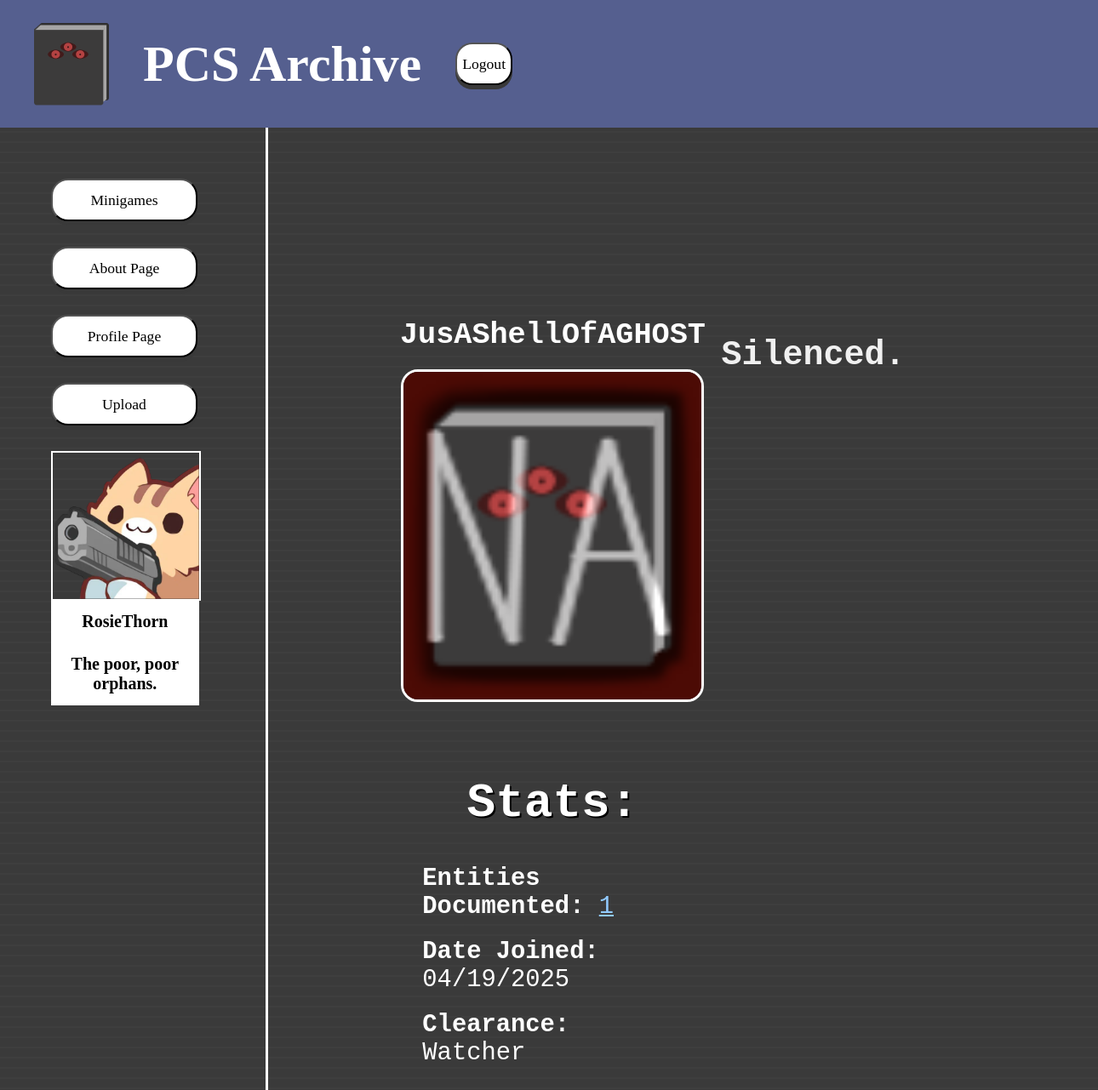
Page /user/5/ (signed in) on the committed database.
### myapp/models.py (models this page shows, shortened)
class User(AbstractBaseUser, PermissionsMixin):
    uid = models.AutoField(primary_key=True)
    username = models.CharField(max_length=50, unique=True)
    email = models.EmailField(unique=True)
    clearance = models.ForeignKey('SecurityClearance', on_delete=models.SET_NULL, null=True)
    quote = models.CharField(max_length=100, default="Silenced.")
    image = models.ImageField(upload_to='userpfp/', default='userpfp/default_image.png')
    exp = models.IntegerField(validators=[MaxValueValidator(100)], default=0)
    date_joined = models.DateTimeField(default=timezone.now)
    entities_documented = models.IntegerField(default=0)
    bio = models.TextField(default="", blank=True)
    is_active = models.BooleanField(default=True)
    is_staff = models.BooleanField(default=False)
    objects = CustomUserManager()
    USERNAME_FIELD = 'username'
    REQUIRED_FIELDS = ['email']

class SecurityClearance(models.Model):
    scid = models.AutoField(primary_key=True)
    level = models.CharField(max_length=50)

### myapp/views.py (the view, shortened to what this page needs)
# urls.py: path('user/<int:uid>/', user_profile, name='user_profile'),
@login_required
def user_profile(request, uid):
    target_user = get_object_or_404(User, uid=uid)
    return render(request, 'profile.html', {'user': target_user})

### myapp/context_processors.py (called while the page is built)
def user_sidebar_info(request):
    uid = request.session.get('user_id')
    if uid:
        try:
            user = User.objects.get(uid=uid)
            return {'user_profile': user}
        except User.DoesNotExist:
            return {}
    return {}

### templates/profile.html (shortened to what this page needs)
{% extends 'base.html' %}
{% block content %}
<!DOCTYPE html>
<html lang="en">
<head>
</head>
<body>
<div class="profile-wrapper">
    <div class="left-panel">
        <h1 style="font-size: 2.2em; margin-bottom: 20px;">{{ user.username }}</h1>
        <img src="{{ user.image.url }}" alt="Profile Picture">
        <h2>Stats:</h2>
        <p>
            <strong>Entities Documented:</strong>
            <a href="{% url 'user_library' user.uid %}" style="color: #91caff;">
              {{ user.entities_documented }}
            </a>
          </p>
        <p><strong>Date Joined:</strong> {{ user.date_joined|date:"m/d/Y" }}</p>
        <p><strong>Clearance:</strong> {{ user.clearance.level }}</p>
    </div>
    <div class="right-panel">
        <blockquote>
            {{ user.quote }}
        </blockquote>
    </div>
</div>
</body>
</html>
{% endblock %}

### templates/base.html (shortened to what this page needs)
{% load static %}
<!DOCTYPE html>
<html>
<head>
</head>
<body>
    <div id="header">
        <div id="symbol">
            <img src="{% static 'static_images/PCSSymbol.png' %}" id="logo">
        </div>
        <a href="{% url 'home' %}" style="text-decoration: none; color: inherit;">
            <h1 style="font-family: 'Jeju'; font-size:60px; color:white;">PCS Archive</h1>
        </a>
        {% if user.is_authenticated %}
            <form method="post" action="{% url 'logout' %}">
                <button class="sidebutton" type="submit">Logout</button>
            </form>
        {% else %}
            <a href="{% url 'login' %}">
                <button class="sidebutton">Logout</button>
            </a>
        {% endif %}
    </div>
    <div id="layout">
        <div id="sidebar">
            <div id="contents">
                <div class="buttonlist">
                    <a href="{% url 'minigames' %}">
                        <button class="sidebutton">Minigames</button>
                    </a>
                    <a href="{% url 'about' %}">
                        <button class="sidebutton">About Page</button>
                    </a>
                    <a href="{% url 'profile' %}">
                        <button class="sidebutton">Profile Page</button>
                    </a>
                    <a href="{% url 'upload' %}">
                        <button class="sidebutton">Upload</button>
                    </a>
                </div>
                {% if request.user.is_authenticated %}
                    <img src="{{ request.user.image.url }}" id="userpfp">
                    <div id="usrinfo">
                        <div id="name">
                            <h1 style="font-family: 'Jeju';font-size: 20px; color:black;">
                                {{ request.user.username }}
                            </h1>
                        </div>
                        <div id="quote">
                            <h1 style="font-family: 'Jeju'; font-size: 20px; color:black;">
                                {{ request.user.quote }}
                            </h1>
                        </div>
                    </div>
                {% endif %}
            </div>
        </div>
        <div id="main">
            {% block content %}{% endblock %}
        </div>
    </div>
</body>
</html>

### templates/profile.html (style rules this page uses)
body { background-color: #3a3a3a; color: white; font-family: 'Courier New', monospace; margin: 0; padding: 0; background-image: repeating-linear-gradient( to bottom, transparent, transparent 10px, rgba(255, 255, 255, 0.04) 11px, transparent 12px ); height: 100vh; }
.profile-wrapper { display: flex; justify-content: space-between; width: 95%; margin: 60px auto; padding: 80px 100px; min-height: 90vh; box-sizing: border-box; }
.left-panel, .right-panel { width: 50%; display: flex; flex-direction: column; align-items: center; }
.left-panel img { width: 350px; height: auto; border-radius: 20px; border: 3px solid white; margin-bottom: 40px; }
.left-panel h2 { font-size: 3.5em; margin-bottom: 30px; color: white; text-shadow: 2px 2px black; }
.left-panel p { font-size: 1.8em; margin: 10px 0; }
.right-panel blockquote { font-size: 2.5em; text-align: center; font-weight: bold; color: #f0f0f0; margin-bottom: 50px; line-height: 1.4; }

### rows in the picture
User: user.image (picture), user.username "RosieThorn", user.quote "The poor, poor orphans."
User: username "JusAShellOfAGHOST", image (placeholder picture), entities_documented "1", date_joined "04/19/2025", clearance.level "Watcher", quote "Silenced."
